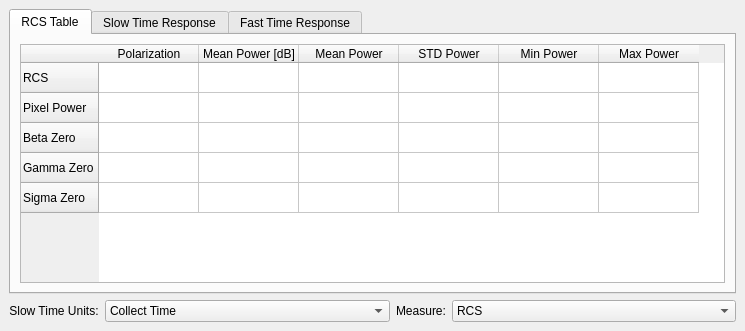
<?xml version="1.0" encoding="UTF-8"?>
<ui version="4.0">
 <class>RCSTool</class>
 <widget class="QDockWidget" name="RCSTool">
  <property name="geometry">
   <rect>
    <x>0</x>
    <y>0</y>
    <width>745</width>
    <height>331</height>
   </rect>
  </property>
  <property name="windowTitle">
   <string>RCS Tool</string>
  </property>
  <widget class="QWidget" name="dockWidgetContents">
   <layout class="QVBoxLayout" name="verticalLayout_2">
    <item>
     <layout class="QVBoxLayout" name="verticalLayout_3" stretch="90,10">
      <property name="sizeConstraint">
       <enum>QLayout::SetDefaultConstraint</enum>
      </property>
      <item>
       <layout class="QVBoxLayout" name="rcs_data_layout">
        <item>
         <widget class="QTabWidget" name="tabWidget_2">
          <property name="currentIndex">
           <number>0</number>
          </property>
          <widget class="QWidget" name="tab_1">
           <attribute name="title">
            <string>RCS Table</string>
           </attribute>
           <layout class="QHBoxLayout" name="horizontalLayout_2">
            <item>
             <widget class="QTableWidget" name="rcs_table_view">
              <property name="sizeAdjustPolicy">
               <enum>QAbstractScrollArea::AdjustToContents</enum>
              </property>
              <row>
               <property name="text">
                <string>RCS</string>
               </property>
              </row>
              <row>
               <property name="text">
                <string>Pixel Power</string>
               </property>
              </row>
              <row>
               <property name="text">
                <string>Beta Zero</string>
               </property>
              </row>
              <row>
               <property name="text">
                <string>Gamma Zero</string>
               </property>
              </row>
              <row>
               <property name="text">
                <string>Sigma Zero</string>
               </property>
              </row>
              <column>
               <property name="text">
                <string>Polarization</string>
               </property>
              </column>
              <column>
               <property name="text">
                <string>Mean Power [dB]</string>
               </property>
              </column>
              <column>
               <property name="text">
                <string>Mean Power</string>
               </property>
              </column>
              <column>
               <property name="text">
                <string>STD Power</string>
               </property>
              </column>
              <column>
               <property name="text">
                <string>Min Power</string>
               </property>
              </column>
              <column>
               <property name="text">
                <string>Max Power</string>
               </property>
              </column>
             </widget>
            </item>
           </layout>
          </widget>
          <widget class="QWidget" name="tab_2">
           <attribute name="title">
            <string>Slow Time Response</string>
           </attribute>
           <layout class="QHBoxLayout" name="horizontalLayout_3">
            <item>
             <layout class="QVBoxLayout" name="rcs_slow_plot_view"/>
            </item>
           </layout>
          </widget>
          <widget class="QWidget" name="tab_3">
           <attribute name="title">
            <string>Fast Time Response</string>
           </attribute>
           <layout class="QHBoxLayout" name="horizontalLayout">
            <item>
             <layout class="QVBoxLayout" name="rcs_fast_plot_view"/>
            </item>
           </layout>
          </widget>
         </widget>
        </item>
       </layout>
      </item>
      <item>
       <layout class="QHBoxLayout" name="rcs_button_layout" stretch="0,5,0,5">
        <item>
         <widget class="QLabel" name="label_2">
          <property name="text">
           <string>Slow Time Units:</string>
          </property>
          <property name="scaledContents">
           <bool>true</bool>
          </property>
          <property name="alignment">
           <set>Qt::AlignCenter</set>
          </property>
         </widget>
        </item>
        <item>
         <widget class="QComboBox" name="rcs_slow_time_units_combo_box">
          <item>
           <property name="text">
            <string>Collect Time</string>
           </property>
          </item>
          <item>
           <property name="text">
            <string>Polar Angle</string>
           </property>
          </item>
          <item>
           <property name="text">
            <string>Azimuth Angle</string>
           </property>
          </item>
          <item>
           <property name="text">
            <string>Aperture Relative</string>
           </property>
          </item>
          <item>
           <property name="text">
            <string>Target Relative</string>
           </property>
          </item>
         </widget>
        </item>
        <item>
         <widget class="QLabel" name="label">
          <property name="text">
           <string>Measure:</string>
          </property>
          <property name="scaledContents">
           <bool>true</bool>
          </property>
          <property name="alignment">
           <set>Qt::AlignCenter</set>
          </property>
         </widget>
        </item>
        <item>
         <widget class="QComboBox" name="rcs_measure_units_combo_box">
          <item>
           <property name="text">
            <string>RCS</string>
           </property>
          </item>
          <item>
           <property name="text">
            <string>Pixel Power</string>
           </property>
          </item>
          <item>
           <property name="text">
            <string>Beta Zero</string>
           </property>
          </item>
          <item>
           <property name="text">
            <string>Gamma Zero</string>
           </property>
          </item>
          <item>
           <property name="text">
            <string>Sigma Zero</string>
           </property>
          </item>
         </widget>
        </item>
       </layout>
      </item>
     </layout>
    </item>
   </layout>
  </widget>
 </widget>
 <resources/>
 <connections/>
</ui>
